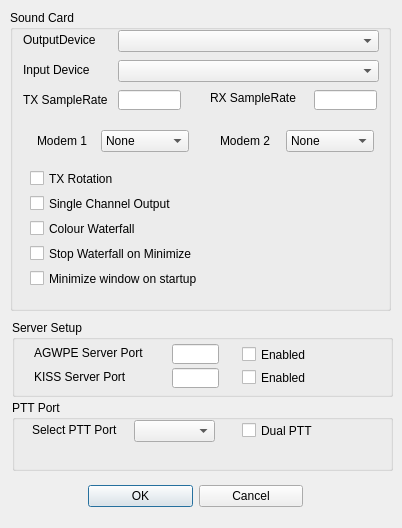
<?xml version="1.0" encoding="UTF-8"?>
<ui version="4.0">
 <class>devicesDialog</class>
 <widget class="QDialog" name="devicesDialog">
  <property name="geometry">
   <rect>
    <x>0</x>
    <y>0</y>
    <width>402</width>
    <height>528</height>
   </rect>
  </property>
  <property name="windowTitle">
   <string>Dialog</string>
  </property>
  <widget class="QWidget" name="layoutWidget">
   <property name="geometry">
    <rect>
     <x>88</x>
     <y>480</y>
     <width>215</width>
     <height>33</height>
    </rect>
   </property>
   <layout class="QHBoxLayout">
    <property name="spacing">
     <number>6</number>
    </property>
    <property name="leftMargin">
     <number>0</number>
    </property>
    <property name="topMargin">
     <number>0</number>
    </property>
    <property name="rightMargin">
     <number>0</number>
    </property>
    <property name="bottomMargin">
     <number>0</number>
    </property>
    <item>
     <widget class="QPushButton" name="okButton">
      <property name="text">
       <string>OK</string>
      </property>
     </widget>
    </item>
    <item>
     <widget class="QPushButton" name="cancelButton">
      <property name="text">
       <string>Cancel</string>
      </property>
     </widget>
    </item>
   </layout>
  </widget>
  <widget class="QGroupBox" name="groupBox">
   <property name="geometry">
    <rect>
     <x>10</x>
     <y>10</y>
     <width>381</width>
     <height>301</height>
    </rect>
   </property>
   <property name="title">
    <string>Sound Card</string>
   </property>
   <widget class="QComboBox" name="outputDevice">
    <property name="geometry">
     <rect>
      <x>108</x>
      <y>20</y>
      <width>261</width>
      <height>22</height>
     </rect>
    </property>
   </widget>
   <widget class="QComboBox" name="inputDevice">
    <property name="geometry">
     <rect>
      <x>108</x>
      <y>50</y>
      <width>261</width>
      <height>22</height>
     </rect>
    </property>
   </widget>
   <widget class="QLabel" name="label">
    <property name="geometry">
     <rect>
      <x>13</x>
      <y>20</y>
      <width>91</width>
      <height>19</height>
     </rect>
    </property>
    <property name="text">
     <string>OutputDevice</string>
    </property>
   </widget>
   <widget class="QLabel" name="label_2">
    <property name="geometry">
     <rect>
      <x>13</x>
      <y>50</y>
      <width>71</width>
      <height>19</height>
     </rect>
    </property>
    <property name="text">
     <string>Input Device</string>
    </property>
   </widget>
   <widget class="QCheckBox" name="txRotation">
    <property name="geometry">
     <rect>
      <x>20</x>
      <y>160</y>
      <width>101</width>
      <height>17</height>
     </rect>
    </property>
    <property name="text">
     <string>TX Rotation</string>
    </property>
   </widget>
   <widget class="QCheckBox" name="colourWaterfall">
    <property name="geometry">
     <rect>
      <x>20</x>
      <y>210</y>
      <width>121</width>
      <height>17</height>
     </rect>
    </property>
    <property name="text">
     <string>Colour Waterfall</string>
    </property>
   </widget>
   <widget class="QCheckBox" name="stopWFonMinimize">
    <property name="geometry">
     <rect>
      <x>20</x>
      <y>235</y>
      <width>191</width>
      <height>17</height>
     </rect>
    </property>
    <property name="text">
     <string>Stop Waterfall on Minimize</string>
    </property>
   </widget>
   <widget class="QCheckBox" name="minimizeonStart">
    <property name="geometry">
     <rect>
      <x>20</x>
      <y>260</y>
      <width>201</width>
      <height>17</height>
     </rect>
    </property>
    <property name="text">
     <string>Minimize window on startup</string>
    </property>
   </widget>
   <widget class="QLineEdit" name="txSamplerate">
    <property name="geometry">
     <rect>
      <x>108</x>
      <y>80</y>
      <width>63</width>
      <height>20</height>
     </rect>
    </property>
   </widget>
   <widget class="QLineEdit" name="rxSamplerate">
    <property name="geometry">
     <rect>
      <x>304</x>
      <y>80</y>
      <width>63</width>
      <height>20</height>
     </rect>
    </property>
   </widget>
   <widget class="QLabel" name="label_6">
    <property name="geometry">
     <rect>
      <x>13</x>
      <y>81</y>
      <width>91</width>
      <height>18</height>
     </rect>
    </property>
    <property name="text">
     <string>TX SampleRate</string>
    </property>
   </widget>
   <widget class="QLabel" name="label_7">
    <property name="geometry">
     <rect>
      <x>200</x>
      <y>80</y>
      <width>91</width>
      <height>16</height>
     </rect>
    </property>
    <property name="text">
     <string>RX SampleRate</string>
    </property>
   </widget>
   <widget class="QComboBox" name="Modem_1_Chan">
    <property name="geometry">
     <rect>
      <x>91</x>
      <y>120</y>
      <width>88</width>
      <height>22</height>
     </rect>
    </property>
    <item>
     <property name="text">
      <string>None</string>
     </property>
    </item>
    <item>
     <property name="text">
      <string>Left/Mono</string>
     </property>
    </item>
    <item>
     <property name="text">
      <string>Right</string>
     </property>
    </item>
    <item>
     <property name="text">
      <string/>
     </property>
    </item>
   </widget>
   <widget class="QLabel" name="label_12">
    <property name="geometry">
     <rect>
      <x>27</x>
      <y>123</y>
      <width>61</width>
      <height>16</height>
     </rect>
    </property>
    <property name="text">
     <string>Modem 1</string>
    </property>
   </widget>
   <widget class="QComboBox" name="Modem_2_Chan">
    <property name="geometry">
     <rect>
      <x>276</x>
      <y>120</y>
      <width>88</width>
      <height>22</height>
     </rect>
    </property>
    <item>
     <property name="text">
      <string>None</string>
     </property>
    </item>
    <item>
     <property name="text">
      <string>Left/Mono</string>
     </property>
    </item>
    <item>
     <property name="text">
      <string>Right</string>
     </property>
    </item>
    <item>
     <property name="text">
      <string>Mono</string>
     </property>
    </item>
   </widget>
   <widget class="QLabel" name="label_13">
    <property name="geometry">
     <rect>
      <x>210</x>
      <y>123</y>
      <width>61</width>
      <height>16</height>
     </rect>
    </property>
    <property name="text">
     <string>Modem 2</string>
    </property>
   </widget>
   <widget class="QCheckBox" name="singleChannelOutput">
    <property name="geometry">
     <rect>
      <x>20</x>
      <y>185</y>
      <width>171</width>
      <height>17</height>
     </rect>
    </property>
    <property name="text">
     <string>Single Channel Output</string>
    </property>
   </widget>
  </widget>
  <widget class="QGroupBox" name="groupBox_2">
   <property name="geometry">
    <rect>
     <x>12</x>
     <y>320</y>
     <width>381</width>
     <height>77</height>
    </rect>
   </property>
   <property name="title">
    <string>Server Setup</string>
   </property>
   <widget class="QLabel" name="label_3">
    <property name="geometry">
     <rect>
      <x>22</x>
      <y>24</y>
      <width>121</width>
      <height>18</height>
     </rect>
    </property>
    <property name="text">
     <string>AGWPE Server Port</string>
    </property>
   </widget>
   <widget class="QLineEdit" name="AGWPort">
    <property name="geometry">
     <rect>
      <x>160</x>
      <y>24</y>
      <width>47</width>
      <height>20</height>
     </rect>
    </property>
   </widget>
   <widget class="QLineEdit" name="KISSPort">
    <property name="geometry">
     <rect>
      <x>160</x>
      <y>48</y>
      <width>47</width>
      <height>20</height>
     </rect>
    </property>
   </widget>
   <widget class="QLabel" name="label_4">
    <property name="geometry">
     <rect>
      <x>22</x>
      <y>48</y>
      <width>111</width>
      <height>18</height>
     </rect>
    </property>
    <property name="text">
     <string>KISS Server Port</string>
    </property>
   </widget>
   <widget class="QCheckBox" name="AGWEnabled">
    <property name="geometry">
     <rect>
      <x>230</x>
      <y>22</y>
      <width>70</width>
      <height>25</height>
     </rect>
    </property>
    <property name="text">
     <string>Enabled</string>
    </property>
   </widget>
   <widget class="QCheckBox" name="KISSEnabled">
    <property name="geometry">
     <rect>
      <x>230</x>
      <y>46</y>
      <width>70</width>
      <height>23</height>
     </rect>
    </property>
    <property name="text">
     <string>Enabled</string>
    </property>
   </widget>
  </widget>
  <widget class="QGroupBox" name="groupBox_3">
   <property name="geometry">
    <rect>
     <x>12</x>
     <y>400</y>
     <width>381</width>
     <height>71</height>
    </rect>
   </property>
   <property name="title">
    <string>PTT Port</string>
   </property>
   <widget class="QComboBox" name="PTTPort">
    <property name="geometry">
     <rect>
      <x>122</x>
      <y>20</y>
      <width>81</width>
      <height>22</height>
     </rect>
    </property>
   </widget>
   <widget class="QLabel" name="label_5">
    <property name="geometry">
     <rect>
      <x>20</x>
      <y>22</y>
      <width>101</width>
      <height>16</height>
     </rect>
    </property>
    <property name="text">
     <string>Select PTT Port</string>
    </property>
   </widget>
   <widget class="QCheckBox" name="DualPTT">
    <property name="geometry">
     <rect>
      <x>230</x>
      <y>20</y>
      <width>81</width>
      <height>21</height>
     </rect>
    </property>
    <property name="text">
     <string>Dual PTT</string>
    </property>
   </widget>
  </widget>
 </widget>
 <resources/>
 <connections>
  <connection>
   <sender>okButton</sender>
   <signal>clicked()</signal>
   <receiver>devicesDialog</receiver>
   <slot>accept()</slot>
   <hints>
    <hint type="sourcelabel">
     <x>278</x>
     <y>253</y>
    </hint>
    <hint type="destinationlabel">
     <x>96</x>
     <y>254</y>
    </hint>
   </hints>
  </connection>
  <connection>
   <sender>cancelButton</sender>
   <signal>clicked()</signal>
   <receiver>devicesDialog</receiver>
   <slot>reject()</slot>
   <hints>
    <hint type="sourcelabel">
     <x>369</x>
     <y>253</y>
    </hint>
    <hint type="destinationlabel">
     <x>179</x>
     <y>282</y>
    </hint>
   </hints>
  </connection>
 </connections>
</ui>
